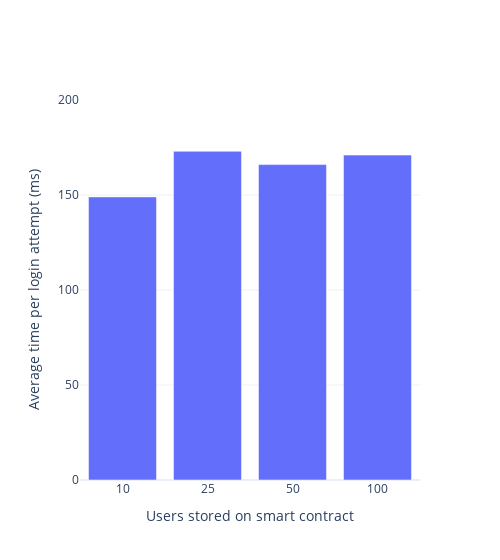

Write notebook code for a chart like this one.
### Markdown cell above
### Validating login. Average times

### Code cell
validations = [149, 173, 166, 171]

validateLogin(validations)

### Figure 1 — Plotly figure (JSON) as saved in the notebook; plotly's stock layout.template omitted (floating-point values rounded to 4 significant figures)
{"data": [{"type": "bar", "x": ["10", "25", "50", "100"], "y": [149, 173, 166, 171]}], "layout": {"legend": {"orientation": "h", "y": 1.15}, "width": 500, "xaxis": {"title": {"text": "Users stored on smart contract"}, "type": "category"}, "yaxis": {"dtick": 50, "range": [0, 200], "tick0": 0, "title": {"text": "Average time per login attempt (ms)"}}}}
